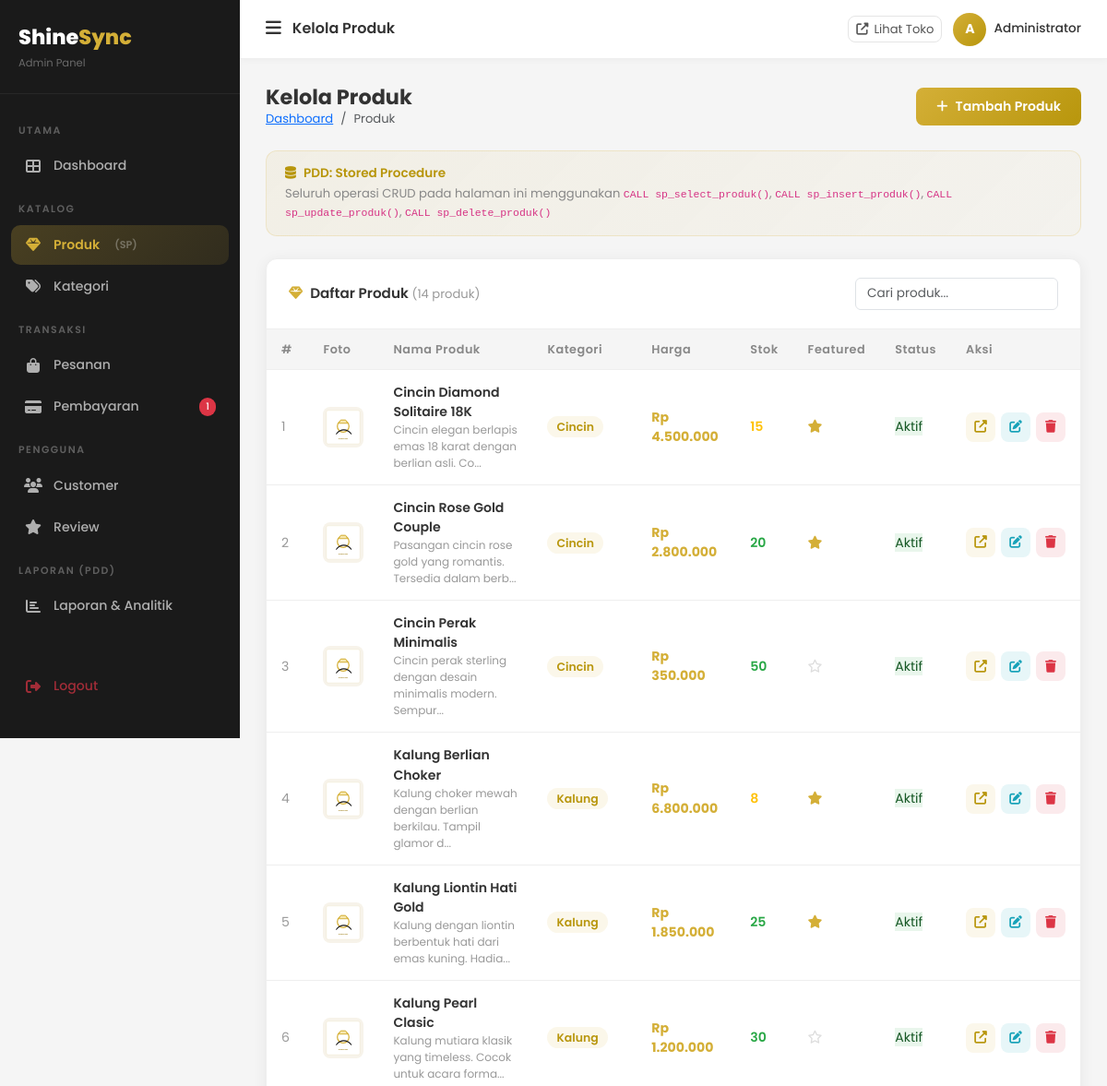
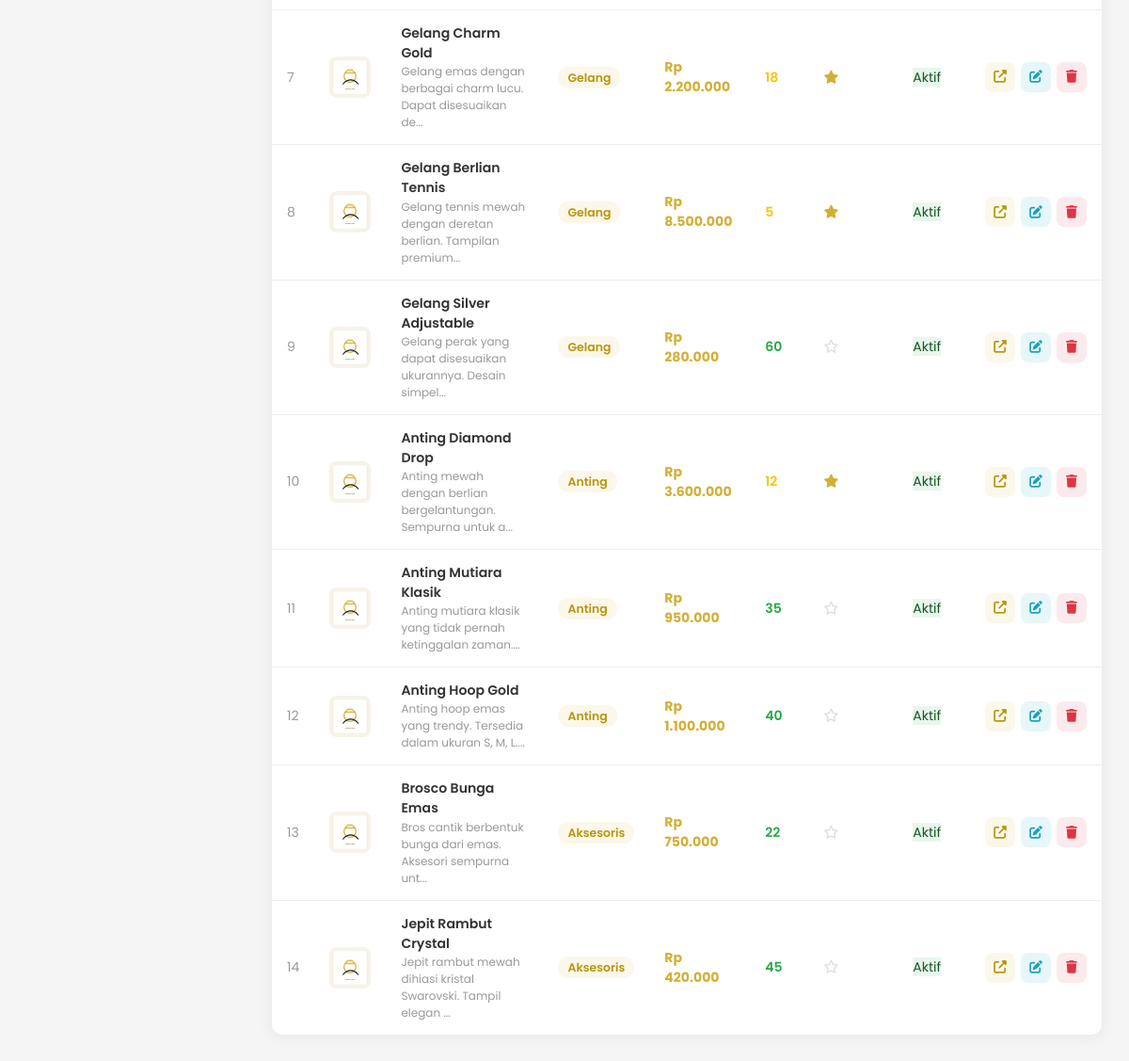
/admin/products (signed in), run on an earlier commit of the app's database (2 pictures, top to bottom).
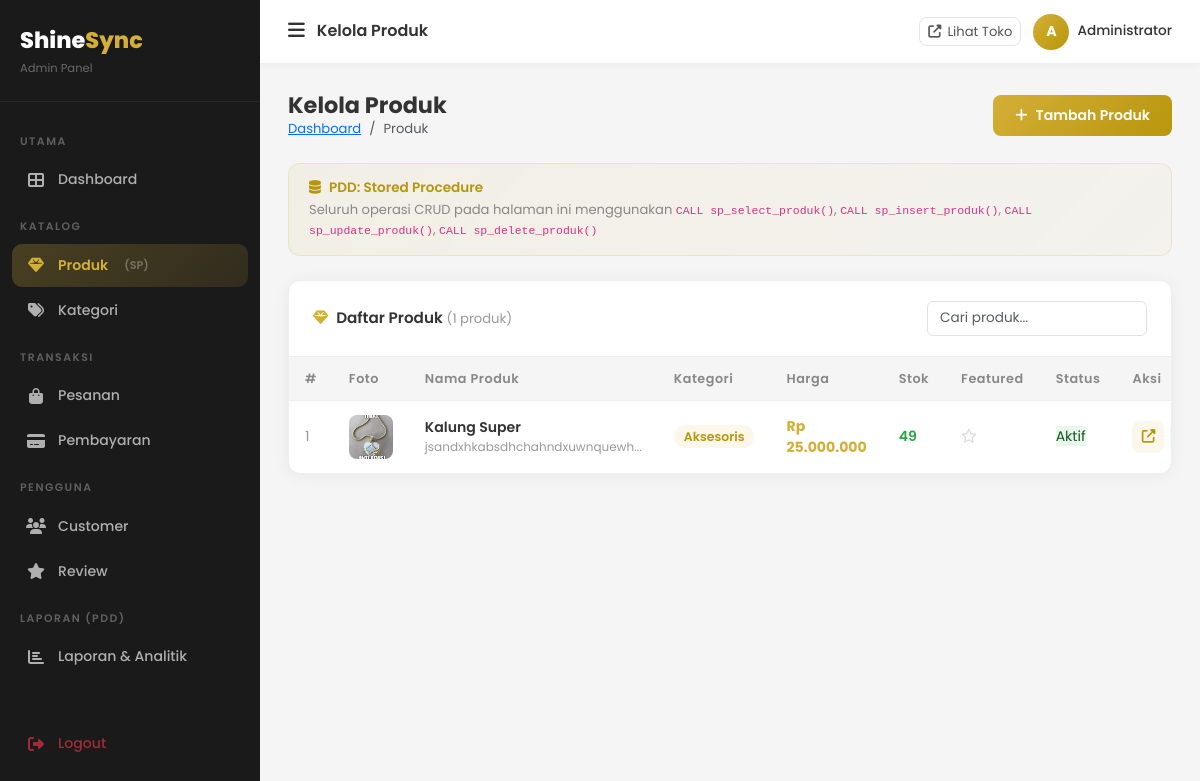
And on a later commit of the database.
### tables this page shows
CREATE TABLE `products` (
  `id` int UNSIGNED NOT NULL,
  `category_id` int UNSIGNED NOT NULL,
  `name` varchar(200) NOT NULL,
  `slug` varchar(220) NOT NULL,
  `description` text,
  `price` decimal(15,2) NOT NULL DEFAULT '0.00',
  `stock` int NOT NULL DEFAULT '0',
  `weight` decimal(8,2) DEFAULT '0.00',
  `material` varchar(100) DEFAULT NULL,
  `image` varchar(255) DEFAULT NULL,
  `is_featured` tinyint(1) DEFAULT '0',
  `is_active` tinyint(1) DEFAULT '1',
  `created_at` timestamp NULL DEFAULT CURRENT_TIMESTAMP,
  `updated_at` timestamp NULL DEFAULT CURRENT_TIMESTAMP ON UPDATE CURRENT_TIMESTAMP
);

CREATE TABLE `categories` (
  `id` int UNSIGNED NOT NULL,
  `name` varchar(100) NOT NULL,
  `slug` varchar(120) NOT NULL,
  `description` text,
  `image` varchar(255) DEFAULT NULL,
  `is_active` tinyint(1) NOT NULL DEFAULT '1',
  `created_at` timestamp NULL DEFAULT CURRENT_TIMESTAMP
);

### app/core/Controller.php (called while the page is built, shortened)
<?php
class Controller
{
    protected function view(string $viewPath, array $data = []): void
    {
        extract($data);
        $file = __DIR__ . '/../views/' . $viewPath . '.php';
        require $file;
    }
}

### app/controllers/ProductController.php (called while the page is built, shortened)
<?php
class ProductController extends Controller
{
    private Product $model;
    public function __construct()
    {
        $this->model    = new Product();
    }
    public function adminIndex(): void
    {
        $products  = $this->model->getAllViaSP();
        $pageTitle = 'Kelola Produk';
        $this->view('admin/products/index', compact('products', 'pageTitle'));
    }
}

### app/core/Database.php (called while the page is built, shortened)
<?php
class Database
{
    private static ?Database $instance = null;
    private mysqli $conn;
    private function __construct()
    {
        $this->conn = new mysqli(DB_HOST, DB_USER, DB_PASS, DB_NAME, DB_PORT);
        $this->conn->set_charset(DB_CHARSET);
    }
    public static function getInstance(): Database
    {
        if (self::$instance === null) {
            self::$instance = new self();
        }
        return self::$instance;
    }
    public function query(string $sql, array $params = []): array
    {
        if (empty($params)) {
            $result = $this->conn->query($sql);
            return $result->fetch_all(MYSQLI_ASSOC) ?: [];
        }
        $stmt = $this->prepare($sql, $params);
        $stmt->execute();
        $result = $stmt->get_result();
        return $result ? $result->fetch_all(MYSQLI_ASSOC) : [];
    }
    public function queryOne(string $sql, array $params = []): ?array
    {
        $rows = $this->query($sql, $params);
        return $rows[0] ?? null;
    }
    public function callProcedure(string $procedure, array $params = []): array
    {
        $placeholders = implode(', ', array_fill(0, count($params), '?'));
        $sql = "CALL {$procedure}(" . ($placeholders ?: '') . ")";
        $stmt = $this->prepare($sql, $params);
        $stmt->execute();
        $result = $stmt->get_result();
        $rows = $result ? $result->fetch_all(MYSQLI_ASSOC) : [];
        return $rows;
    }
    private function prepare(string $sql, array $params): mysqli_stmt
    {
        $stmt = $this->conn->prepare($sql);
        $types = '';
        foreach ($params as $p) {
            if (is_int($p))   $types .= 'i';
            elseif (is_float($p)) $types .= 'd';
            else $types .= 's';
        }
        $stmt->bind_param($types, ...$params);
        return $stmt;
    }
}

### app/core/Model.php (called while the page is built, shortened)
<?php
class Model
{
    public function __construct()
    {
        $this->db = Database::getInstance();
    }
}

### app/models/Payment.php (called while the page is built, shortened)
<?php
class Payment extends Model
{
    public function getPendingCount(): int
    {
        $row = $this->db->queryOne(
            "SELECT COUNT(*) AS total FROM payments WHERE status='pending' AND proof_image IS NOT NULL"
        );
        return (int)($row['total'] ?? 0);
    }
}

### app/core/Session.php (called while the page is built, shortened)
<?php
class Session
{
    public static function get(string $key, mixed $default = null): mixed
    {
        return $_SESSION[$key] ?? $default;
    }
}

### app/models/Product.php (called while the page is built, shortened)
<?php
class Product extends Model
{
    public function getAllViaSP(): array
    {
        return $this->db->callProcedure('sp_select_produk', [0]);
    }
}

### app/views/admin/products/index.php (the view, shortened to what the changed rows need)
<?php
include __DIR__ . '/../../layouts/admin_header.php';
?>
<div class="admin-page-header">
  <div>
    <h2>Kelola Produk</h2>
    <nav aria-label="breadcrumb"><ol class="breadcrumb"><li class="breadcrumb-item"><a href="<?= APP_URL ?>/admin/dashboard">Dashboard</a></li><li class="breadcrumb-item active">Produk</li></ol></nav>
  </div>
  <a href="<?= APP_URL ?>/admin/products/create" class="btn-admin-gold"><i class="fas fa-plus"></i> Tambah Produk</a>
</div>
<div class="pdd-info mb-4">
  <h6><i class="fas fa-database me-2"></i>PDD: Stored Procedure</h6>
  <p>Seluruh operasi CRUD pada halaman ini menggunakan <code>CALL sp_select_produk()</code>, <code>CALL sp_insert_produk()</code>, <code>CALL sp_update_produk()</code>, <code>CALL sp_delete_produk()</code></p>
</div>
<div class="admin-card">
  <div class="card-head">
    <h5><i class="fas fa-gem me-2" style="color:#D4AF37;"></i>Daftar Produk <span style="color:#999;font-weight:400;font-size:.82rem;">(<?= count($products) ?> produk)</span></h5>
    <div style="display:flex;gap:8px;">
      <input type="text" id="search-products" placeholder="Cari produk..." class="form-control" style="width:220px;font-size:.85rem;" onkeyup="filterTable(this,'products-table')">
    </div>
  </div>
  <div style="overflow-x:auto;">
    <table class="admin-table" id="products-table">
      <thead>
        <tr>
          <th>#</th><th>Foto</th><th>Nama Produk</th><th>Kategori</th>
          <th>Harga</th><th>Stok</th><th>Featured</th><th>Status</th><th>Aksi</th>
        </tr>
      </thead>
      <tbody>
        <?php if (empty($products)): ?>
        <tr><td colspan="9" style="text-align:center;padding:40px;color:#999;">Belum ada produk.</td></tr>
        <?php else: foreach ($products as $i => $p):
          $img = ($p['image']&&file_exists(UPLOAD_PATH.'products/'.$p['image'])) ? APP_URL.'/uploads/products/'.$p['image'] : APP_URL.'/public/images/no-image.svg';
        ?>
        <tr>
          <td style="color:#999;"><?= $i+1 ?></td>
          <td><img src="<?= $img ?>" class="product-thumb" alt=""></td>
          <td>
            <div style="font-weight:600;font-size:.88rem;"><?= htmlspecialchars($p['name']) ?></div>
            <div style="font-size:.75rem;color:#999;"><?= htmlspecialchars(substr($p['description']??'',0,60)) ?>...</div>
          </td>
          <td><span style="background:rgba(212,175,55,.1);color:#B8960C;padding:3px 10px;border-radius:20px;font-size:.78rem;font-weight:600;"><?= htmlspecialchars($p['category_name']??'') ?></span></td>
          <td style="font-weight:700;color:#D4AF37;">Rp <?= number_format($p['price'],0,',','.') ?></td>
          <td>
            <span style="color:<?= $p['stock']<5?'#DC3545':($p['stock']<20?'#FFC107':'#28A745') ?>;font-weight:600;">
              <?= $p['stock'] ?>
            </span>
          </td>
          <td><?= $p['is_featured'] ? '<i class="fas fa-star" style="color:#D4AF37;"></i>' : '<i class="far fa-star" style="color:#DDD;"></i>' ?></td>
          <td>
            <span class="status-badge" style="<?= $p['is_active'] ? 'background:rgba(40,167,69,.1);color:#155724;' : 'background:rgba(220,53,69,.1);color:#721c24;' ?>">
              <?= $p['is_active'] ? 'Aktif' : 'Nonaktif' ?>
            </span>
          </td>
          <td>
            <div class="action-btns">
              <a href="<?= APP_URL ?>/products/<?= $p['slug'] ?>" target="_blank" class="btn-action btn-view" title="Lihat di toko"><i class="fas fa-external-link-alt"></i></a>
              <a href="<?= APP_URL ?>/admin/products/edit/<?= $p['id'] ?>" class="btn-action btn-edit" title="Edit"><i class="fas fa-edit"></i></a>
              <button class="btn-action btn-delete btn-confirm-delete" onclick="deleteProduct(<?= $p['id'] ?>, this)" title="Hapus"><i class="fas fa-trash"></i></button>
            </div>
          </td>
        </tr>
        <?php endforeach; endif; ?>
      </tbody>
    </table>
  </div>
</div>
<?php include __DIR__ . '/../../layouts/admin_footer.php'; ?>

### app/views/layouts/admin_header.php (shortened to what the changed rows need)
<?php
$currentUri = trim(parse_url($_SERVER['REQUEST_URI'], PHP_URL_PATH), '/');
$baseUri = trim(parse_url(APP_URL, PHP_URL_PATH), '/');
$currentUri = $baseUri ? ltrim(substr($currentUri, strlen($baseUri)), '/') : $currentUri;
$parts = explode('/', $currentUri);
$segment1 = $parts[1] ?? '';
function adminNavActive(string $segment, string $current): string {
    return str_starts_with($current, $segment) ? 'active' : '';
}
?>
<!DOCTYPE html>
<html lang="id">
<head>
  <link rel="stylesheet" href="https://cdn.jsdelivr.net/npm/bootstrap@5.3.2/dist/css/bootstrap.min.css">
  <link rel="stylesheet" href="https://cdnjs.cloudflare.com/ajax/libs/font-awesome/6.5.0/css/all.min.css">
  <link rel="stylesheet" href="<?= APP_URL ?>/public/css/admin.css">
</head>
<body>
<aside class="admin-sidebar" id="admin-sidebar">
  <div class="sidebar-logo">
    <div class="brand">Shine<span>Sync</span></div>
    <small>Admin Panel</small>
  </div>
  <nav class="sidebar-menu">
    <div class="sidebar-label">Utama</div>
    <a href="<?= APP_URL ?>/admin/dashboard" class="sidebar-link <?= adminNavActive('dashboard', $segment1) ?>">
      <i class="fas fa-th-large"></i> Dashboard
    </a>
    <div class="sidebar-label">Katalog</div>
    <a href="<?= APP_URL ?>/admin/products" class="sidebar-link <?= adminNavActive('products', $segment1) ?>">
      <i class="fas fa-gem"></i> Produk <span style="font-size:.7rem;color:rgba(255,255,255,.3);margin-left:4px;">(SP)</span>
    </a>
    <a href="<?= APP_URL ?>/admin/categories" class="sidebar-link <?= adminNavActive('categories', $segment1) ?>">
      <i class="fas fa-tags"></i> Kategori
    </a>
    <div class="sidebar-label">Transaksi</div>
    <a href="<?= APP_URL ?>/admin/orders" class="sidebar-link <?= adminNavActive('orders', $segment1) ?>">
      <i class="fas fa-shopping-bag"></i> Pesanan
    </a>
    <a href="<?= APP_URL ?>/admin/payments" class="sidebar-link <?= adminNavActive('payments', $segment1) ?>">
      <i class="fas fa-credit-card"></i> Pembayaran
      <?php
      $pendingCount = (new Payment())->getPendingCount();
      if ($pendingCount > 0): ?>
      <span class="badge-pill"><?= $pendingCount ?></span>
      <?php endif; ?>
    </a>
    <div class="sidebar-label">Pengguna</div>
    <a href="<?= APP_URL ?>/admin/customers" class="sidebar-link <?= adminNavActive('customers', $segment1) ?>">
      <i class="fas fa-users"></i> Customer
    </a>
    <a href="<?= APP_URL ?>/admin/reviews" class="sidebar-link <?= adminNavActive('reviews', $segment1) ?>">
      <i class="fas fa-star"></i> Review
    </a>
    <div class="sidebar-label">Laporan (PDD)</div>
    <a href="<?= APP_URL ?>/admin/reports" class="sidebar-link <?= adminNavActive('reports', $segment1) ?>">
      <i class="fas fa-chart-bar"></i> Laporan &amp; Analitik
    </a>
    <div class="sidebar-label" style="margin-top:20px;"></div>
    <a href="<?= APP_URL ?>/auth/logout" class="sidebar-link" style="color:rgba(220,53,69,.7);">
      <i class="fas fa-sign-out-alt"></i> Logout
    </a>
  </nav>
</aside>
<div class="admin-main">
  <header class="admin-topbar">
    <div class="d-flex align-items-center gap-12">
      <button id="sidebar-toggle" class="btn" style="background:none;border:none;font-size:1.2rem;color:#333;padding:0;margin-right:12px;">
        <i class="fas fa-bars"></i>
      </button>
      <span class="topbar-title"><?= htmlspecialchars($pageTitle ?? 'Dashboard') ?></span>
    </div>
    <div class="topbar-actions">
      <a href="<?= APP_URL ?>" target="_blank" class="btn btn-sm" style="border:1.5px solid #E5E5E5;border-radius:8px;font-size:.82rem;color:#555;gap:6px;display:flex;align-items:center;">
        <i class="fas fa-external-link-alt"></i> Lihat Toko
      </a>
      <div class="d-flex align-items-center gap-2">
        <div style="width:36px;height:36px;border-radius:50%;background:linear-gradient(135deg,#D4AF37,#B8960C);display:flex;align-items:center;justify-content:center;color:#fff;font-weight:700;font-size:.88rem;">
          <?= strtoupper(substr(Session::get('user_name','A'),0,1)) ?>
        </div>
        <span class="topbar-user d-none d-md-block"><?= htmlspecialchars(Session::get('user_name')) ?></span>
      </div>
    </div>
  </header>
  <div class="admin-content">

What changed in the data, as far as the page shows it:
removed products: name "Cincin Diamond Solitaire 18K", description "Cincin elegan berlapis emas 18 karat dengan berlian asli. Co", category.name "Cincin", price "4.500.000", stock "15", is_featured 1 (drawn), is_active "Aktif"
removed products: name "Cincin Rose Gold Couple", description "Pasangan cincin rose gold yang romantis. Tersedia dalam berb", category.name "Cincin", price "2.800.000", stock "20", is_featured 1 (drawn), is_active "Aktif"
removed products: name "Cincin Perak Minimalis", description "Cincin perak sterling dengan desain minimalis modern. Sempur", category.name "Cincin", price "350.000", stock "50", is_featured 0 (drawn), is_active "Aktif"
removed products: name "Kalung Berlian Choker", description "Kalung choker mewah dengan berlian berkilau. Tampil glamor d", category.name "Kalung", price "6.800.000", stock "8", is_featured 1 (drawn), is_active "Aktif"
removed products: name "Kalung Liontin Hati Gold", description "Kalung dengan liontin berbentuk hati dari emas kuning. Hadia", category.name "Kalung", price "1.850.000", stock "25", is_featured 1 (drawn), is_active "Aktif"
removed products: name "Kalung Pearl Clasic", description "Kalung mutiara klasik yang timeless. Cocok untuk acara forma", category.name "Kalung", price "1.200.000", stock "30", is_featured 0 (drawn), is_active "Aktif"
removed products: name "Gelang Charm Gold", description "Gelang emas dengan berbagai charm lucu. Dapat disesuaikan de", category.name "Gelang", price "2.200.000", stock "18", is_featured 1 (drawn), is_active "Aktif"
removed products: name "Gelang Berlian Tennis", description "Gelang tennis mewah dengan deretan berlian. Tampilan premium", category.name "Gelang", price "8.500.000", stock "5", is_featured 1 (drawn), is_active "Aktif"
removed products: name "Gelang Silver Adjustable", description "Gelang perak yang dapat disesuaikan ukurannya. Desain simpel", category.name "Gelang", price "280.000", stock "60", is_featured 0 (drawn), is_active "Aktif"
removed products: name "Anting Diamond Drop", description "Anting mewah dengan berlian bergelantungan. Sempurna untuk a", category.name "Anting", price "3.600.000", stock "12", is_featured 1 (drawn), is_active "Aktif"
removed products: name "Anting Mutiara Klasik", description "Anting mutiara klasik yang tidak pernah ketinggalan zaman.", category.name "Anting", price "950.000", stock "35", is_featured 0 (drawn), is_active "Aktif"
removed products: name "Anting Hoop Gold", description "Anting hoop emas yang trendy. Tersedia dalam ukuran S, M, L.", category.name "Anting", price "1.100.000", stock "40", is_featured 0 (drawn), is_active "Aktif"
removed products: name "Brosco Bunga Emas", description "Bros cantik berbentuk bunga dari emas. Aksesori sempurna unt", category.name "Aksesoris", price "750.000", stock "22", is_featured 0 (drawn), is_active "Aktif"
removed products: name "Jepit Rambut Crystal", description "Jepit rambut mewah dihiasi kristal Swarovski. Tampil elegan", category.name "Aksesoris", price "420.000", stock "45", is_featured 0 (drawn), is_active "Aktif"
added products: image (picture), name "Kalung Super", description "jsandxhkabsdhchahndxuwnquewh", category.name "Aksesoris", price "25.000.000", stock "49", is_featured 0 (drawn), is_active "Aktif"
Also different on the page:
count($products): "14" → "1"
$pendingCount: "1" → (not shown)
